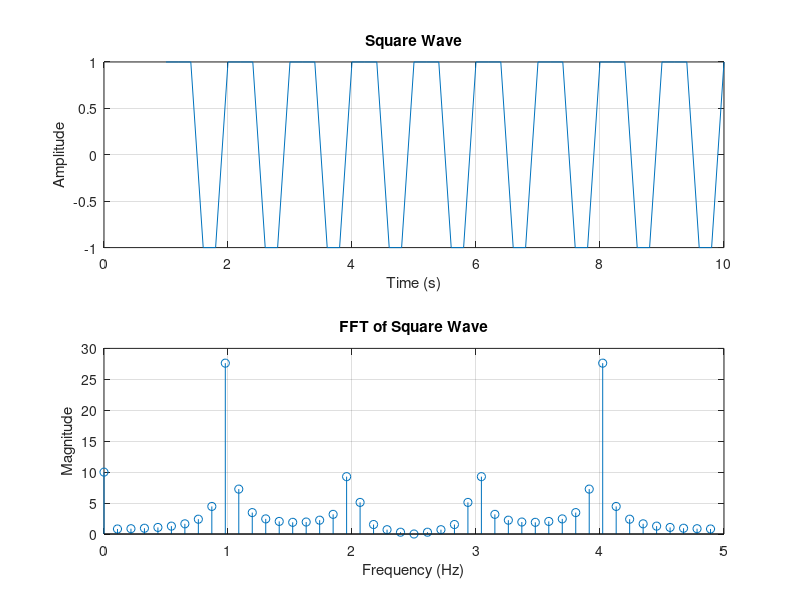
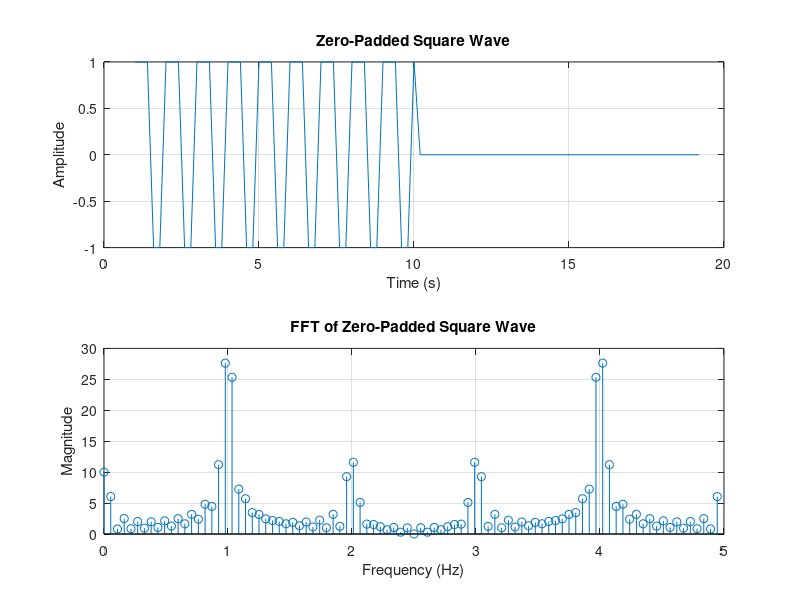

Recreate these plots in MATLAB, in order.
clc;
clear all;
close all;

pkg load signal;

T = 1;
f = 1/T;

dt = 0.2;
fs = 1/dt;

t = 1:dt:10;

% Square
y = square(2*pi*f*t);

N = length(y);

square_fft = fft(y);
frequencies = (0:N-1)*(fs/N);

% Plot square wave and FFT
figure;

subplot(2,1,1);
plot(t, y);
title('Square Wave');
xlabel('Time (s)');
ylabel('Amplitude');
grid on;

subplot(2,1,2);
stem(frequencies, abs(square_fft));
title('FFT of Square Wave');
xlabel('Frequency (Hz)');
ylabel('Magnitude');
grid on;


% Zero pad
y_padded = [y, zeros(1, length(y))];

N_padded = length(y_padded);

square_fft_padded = fft(y_padded);
frequencies_padded = (0:N_padded-1)*(fs/N_padded);

t_padded = t(1) + (0:N_padded-1)*dt;

figure;

subplot(2,1,1);
plot(t_padded, y_padded);
title('Zero-Padded Square Wave');
xlabel('Time (s)');
ylabel('Amplitude');
grid on;

subplot(2,1,2);
stem(frequencies_padded, abs(square_fft_padded));
title('FFT of Zero-Padded Square Wave');
xlabel('Frequency (Hz)');
ylabel('Magnitude');
grid on;
